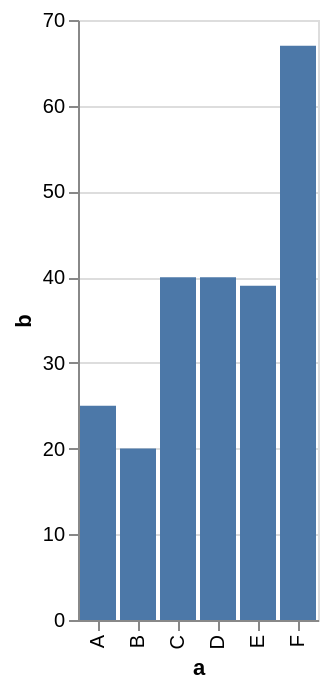

Express this chart as Vega-Lite.
### Vega-Lite specification from a JSON file in a GitHub repository (floating-point values rounded to 4 significant figures)
{"$schema": "https://vega.github.io/schema/vega-lite/v2.json", "description": "A simple bar chart with embedded data.", "data": {"values": [{"a": "A", "b": 25}, {"a": "B", "b": 20}, {"a": "C", "b": 40}, {"a": "D", "b": 40}, {"a": "E", "b": 39}, {"a": "F", "b": 67}]}, "mark": "bar", "encoding": {"x": {"field": "a", "type": "ordinal"}, "y": {"field": "b", "type": "quantitative"}}}
